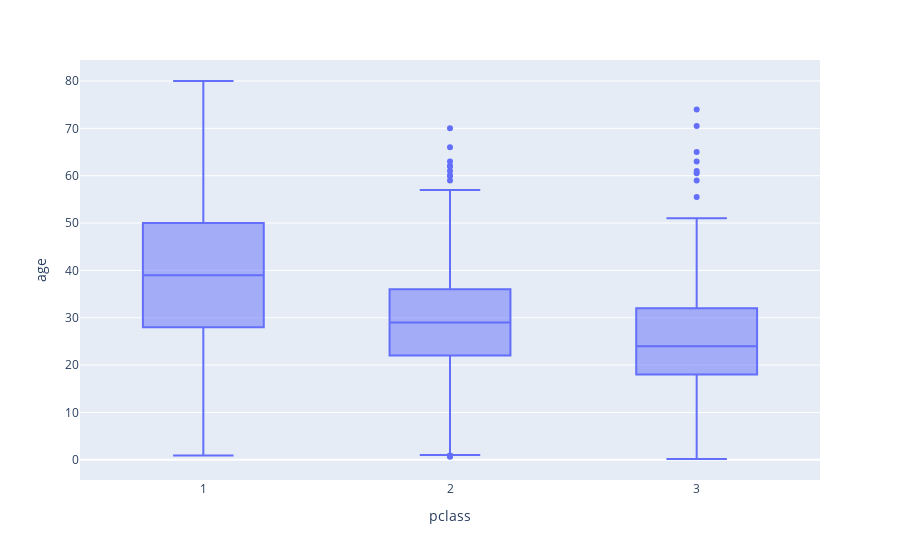

This figure's notebook cell:
### Code cell
px.box(titanic, y='age', x='pclass')

### Figure 1 — Plotly figure (JSON) as saved in the notebook; plotly's stock layout.template omitted (floating-point values rounded to 4 significant figures; data arrays with more than 128 entries replaced by an {"elided": "..."} marker saying what was removed)
{"data": [{"alignmentgroup": "True", "hovertemplate": "pclass=%{x}<br>age=%{y}<extra></extra>", "legendgroup": "", "marker": {"color": "#636efa"}, "name": "", "notched": false, "offsetgroup": "", "orientation": "v", "showlegend": false, "type": "box", "x": {"elided": "1309 int values"}, "x0": " ", "xaxis": "x", "y": {"elided": "1309 float values"}, "y0": " ", "yaxis": "y"}], "layout": {"boxmode": "group", "legend": {"tracegroupgap": 0}, "margin": {"t": 60}, "xaxis": {"anchor": "y", "domain": [0, 1], "title": {"text": "pclass"}}, "yaxis": {"anchor": "x", "domain": [0, 1], "title": {"text": "age"}}}}
